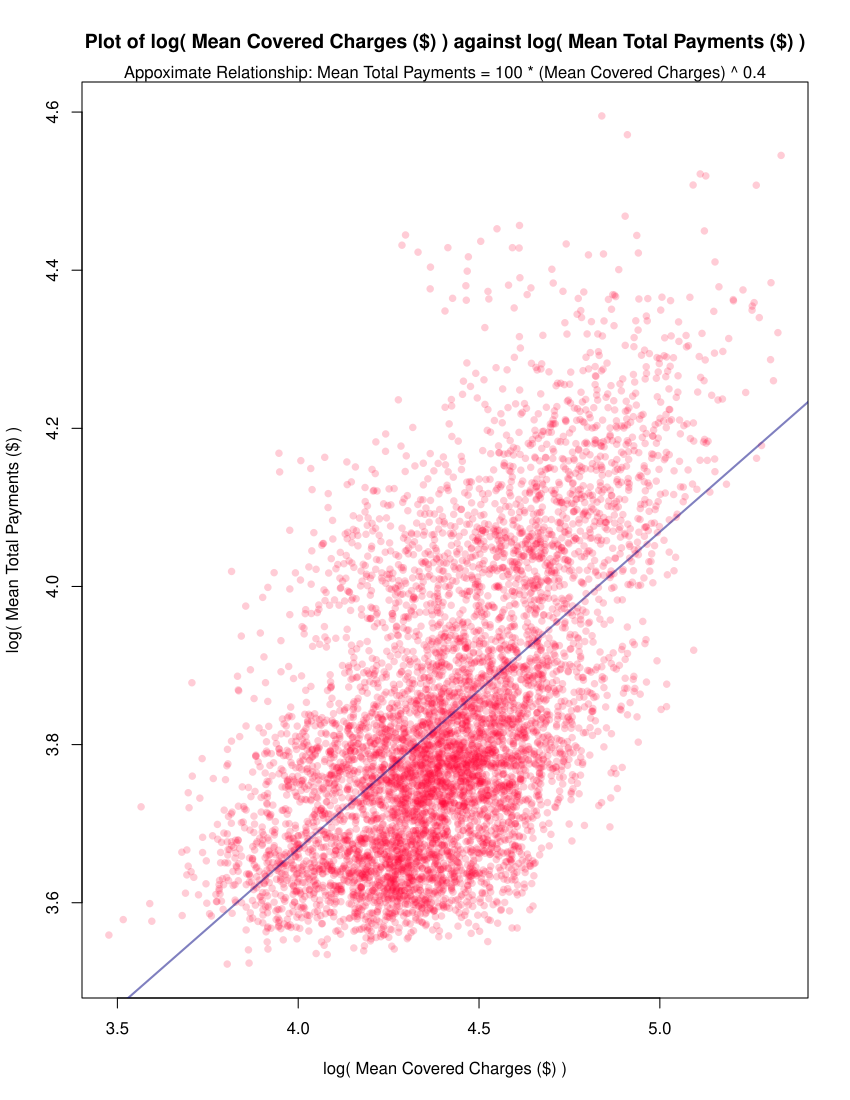

Recreate this plot in R.
mydata <- read.csv("_e143dff6e844c7af8da2a4e71d7c054d_payments.csv", stringsAsFactors = F)

plot(log10(mydata[, c("Average.Covered.Charges", "Average.Total.Payments")]),
    xlab = "log( Mean Covered Charges ($) )", ylab = "log( Mean Total Payments ($) )",
    main = "Plot of log( Mean Covered Charges ($) ) against log( Mean Total Payments ($) )",
    pch = 16, col = rgb(1, 0, 0.2, 0.2))

model <- lm(log10(Average.Total.Payments) ~ log10(Average.Covered.Charges), mydata)

abline(model, lwd = 2, col = rgb(0, 0, 0.5, 0.5))
mtext("Appoximate Relationship: Mean Total Payments = 100 * (Mean Covered Charges) ^ 0.4")
